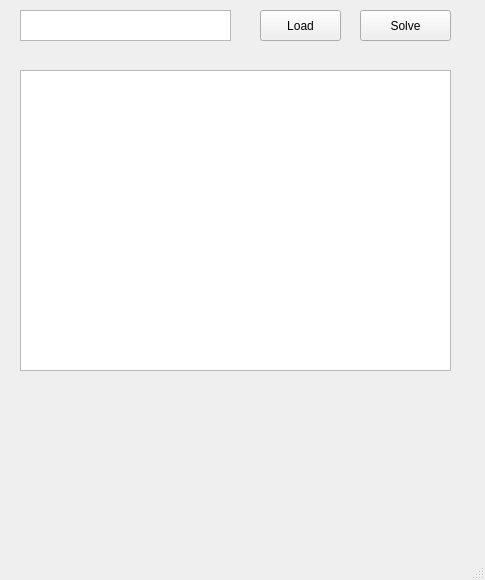
<?xml version="1.0" encoding="UTF-8"?>
<ui version="4.0">
 <class>MainWindow</class>
 <widget class="QMainWindow" name="MainWindow">
  <property name="geometry">
   <rect>
    <x>0</x>
    <y>0</y>
    <width>485</width>
    <height>580</height>
   </rect>
  </property>
  <property name="windowTitle">
   <string>MainWindow</string>
  </property>
  <widget class="QWidget" name="centralwidget">
   <widget class="QTextEdit" name="textEdit">
    <property name="geometry">
     <rect>
      <x>20</x>
      <y>10</y>
      <width>211</width>
      <height>31</height>
     </rect>
    </property>
   </widget>
   <widget class="QPushButton" name="pushButton">
    <property name="geometry">
     <rect>
      <x>260</x>
      <y>10</y>
      <width>81</width>
      <height>31</height>
     </rect>
    </property>
    <property name="text">
     <string>Load</string>
    </property>
   </widget>
   <widget class="QPushButton" name="pushButton_2">
    <property name="geometry">
     <rect>
      <x>360</x>
      <y>10</y>
      <width>91</width>
      <height>31</height>
     </rect>
    </property>
    <property name="text">
     <string>Solve</string>
    </property>
   </widget>
   <widget class="QTableWidget" name="tableWidget">
    <property name="geometry">
     <rect>
      <x>20</x>
      <y>70</y>
      <width>431</width>
      <height>301</height>
     </rect>
    </property>
   </widget>
  </widget>
  <widget class="QMenuBar" name="menubar">
   <property name="geometry">
    <rect>
     <x>0</x>
     <y>0</y>
     <width>485</width>
     <height>21</height>
    </rect>
   </property>
  </widget>
  <widget class="QStatusBar" name="statusbar"/>
 </widget>
 <resources/>
 <connections/>
</ui>
